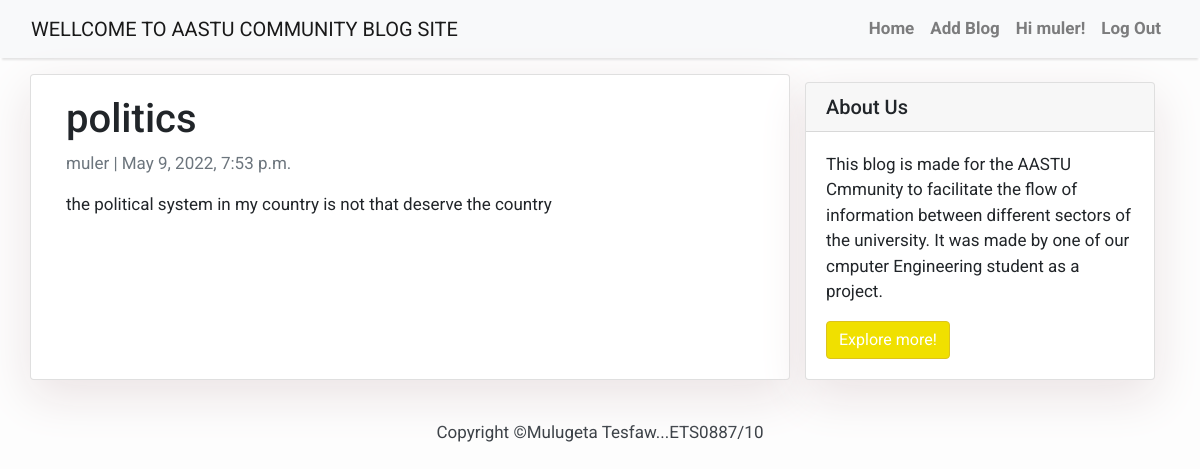
Page /unknown/ (signed in) on the committed database.
### blog/models.py (models this page shows, shortened)
class Post(models.Model):
    title = models.CharField(max_length=200, unique=True)
    slug = models.SlugField(max_length=200, unique=True)
    author = models.ForeignKey(User, on_delete= models.CASCADE,related_name='blog_posts')
    updated_on = models.DateTimeField(auto_now= True)
    content = models.TextField()
    created_on = models.DateTimeField(auto_now_add=True)
    status = models.IntegerField(choices=STATUS, default=0)
    class Meta:
        ordering = ['-created_on']

### blog/views.py (the view)
# urls.py: path('<slug:slug>/', views.PostDetail.as_view(), name='post_detail'),
class PostDetail(generic.DetailView):
    model = Post
    template_name = 'post_detail.html'

### templates/post_detail.html
{% extends 'base.html' %} {% block content %}
<div class="container">
  <div class="row">
    <div class="col-md-8 card mb-4  mt-3 left  top">
      <div class="card-body">
        <h1>{% block title %} {{ object.title }} {% endblock title %}</h1>
        <p class=" text-muted">{{ post.author }} | {{ post.created_on }}</p>
        <p class="card-text ">{{ object.content | safe }}</p>
      </div>
    </div>
    {% block sidebar %} {% include 'sidebar.html' %} {% endblock sidebar %}
  </div>
</div>
{% endblock content %}

### templates/base.html (shortened to what this page needs)
<!DOCTYPE html>
<html>
  <head>
    <link
      rel="stylesheet"
      href="https://maxcdn.bootstrapcdn.com/bootstrap/4.0.0/css/bootstrap.min.css"
    />
  </head>
  <body>
    <nav class="navbar navbar-expand-lg navbar-light bg-light shadow" id="mainNav">
      <div class="container-fluid">
        <a class="navbar-brand" href="{% url 'home' %}" >WELLCOME TO AASTU COMMUNITY BLOG SITE</a>
        <div class="collapse navbar-collapse" id="navbarResponsive">
          <ul class="navbar-nav ml-auto">
            {% if user.is_authenticated %}
            <li class="nav-item text-black">
              <a class="nav-link text-black font-weight-bold" href="{% url 'home' %}">Home </a>
            </li>
            <li class="nav-item text-black">
              <a class="nav-link text-black font-weight-bold" href="{% url 'post' %}">Add Blog </a>
            </li>
            <li class="nav-item text-black">
              <a
              class="nav-link text-black font-weight-bold"
              href="#"
              >      Hi {{ user.username }}!</a
            >
            </li>
            <li class="nav-item text-black">
              <a  class="nav-link text-black font-weight-bold" href="{% url 'logout' %}">Log Out</a>
            </li>
            {% endif %}
          </ul>
        </div>
      </div>
    </nav>
            {% block content %}{% endblock content %}
    <footer class="py-3 bg-grey">
              <p class="m-0 text-dark text-center ">Copyright &copy;Mulugeta Tesfaw...ETS0887/10</p>
    </footer>
  </body>
</html>

### templates/base.html (style rules this page uses)
body { font-family: "Roboto", sans-serif; font-size: 17px; background-color: #fdfdfd; }
.shadow { box-shadow: 0 4px 2px -2px rgba(0,0,0,0.1); }

### templates/sidebar.html (style rules this page uses)
.card { box-shadow: 0 16px 48px #ebe3e4; }

### rows in the picture
Post: title "politics", author "muler", created_on "May 9, 2022, 7:53 p.m.", content "the political system in my country is not that deserve the country"

### other values in the picture
{{ user.username }} "muler"
